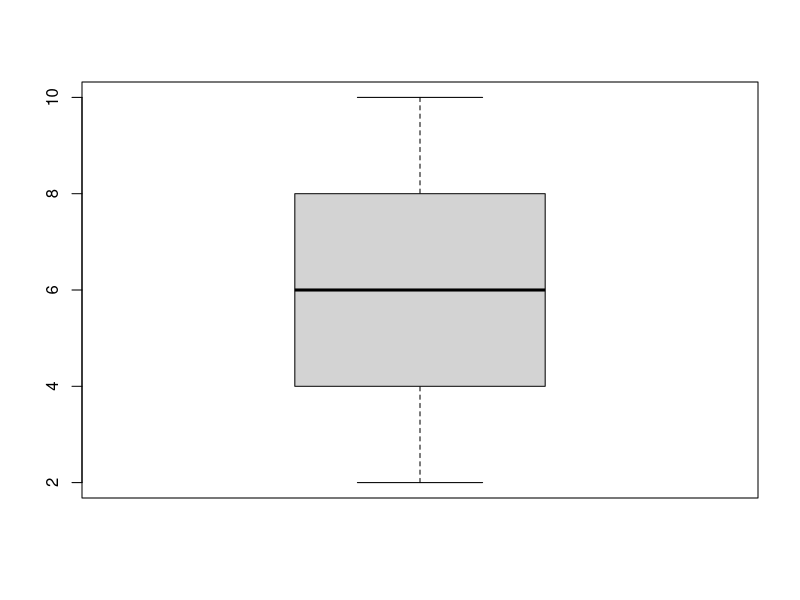
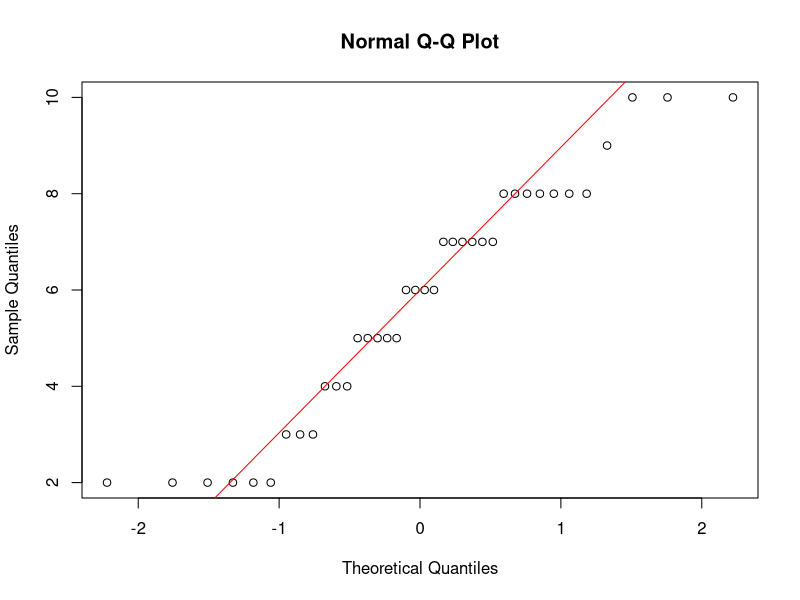

Write R code to recreate these figures, in order.
ai_sentiment = c(rep(2,6), rep(3,3), rep(4,3),
rep(5,5), rep(6,4), rep(7,6),
rep(8,7), rep(9,1), rep(10,3))

# HATPC: hypothesis, assumptions, test-statistic, p-value, conclusion

# hypothesis:
# test the claim that mean student sentiment to LT aimpact of AI is
# mu = 5 at alpha = 0.05 significance level


# assumptions:
# underlying data is normally distributed
# to check this assumption ~
boxplot(ai_sentiment) # looks symmetric enough
qqnorm(ai_sentiment)
qqline(ai_sentiment, col = "red") # I don't think a traditional t-test should be used

# let's just use two approaches anyway... METHOD 1:
# test-statistic:
nh <- 5
mu <- mean(ai_sentiment)
stddev <- sd (ai_sentiment)
n <- length(ai_sentiment)

t_stat <- (mu - nh) / (stddev / sqrt(n))
t_stat

# p-value:
p_val <- 2 * pt(t_stat, df = n - 1, lower.tail = FALSE)
p_val 

# conclusion:
# above 0.05, so accept the null hypothesis
